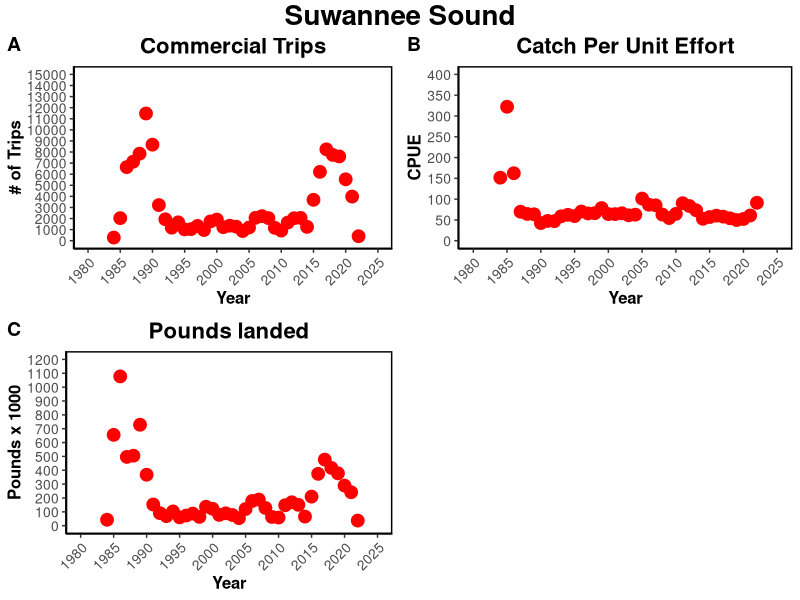
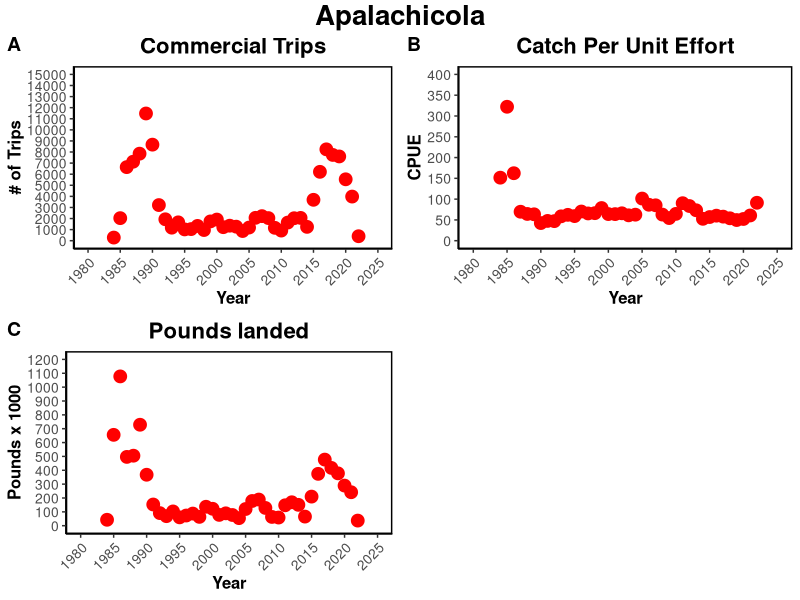
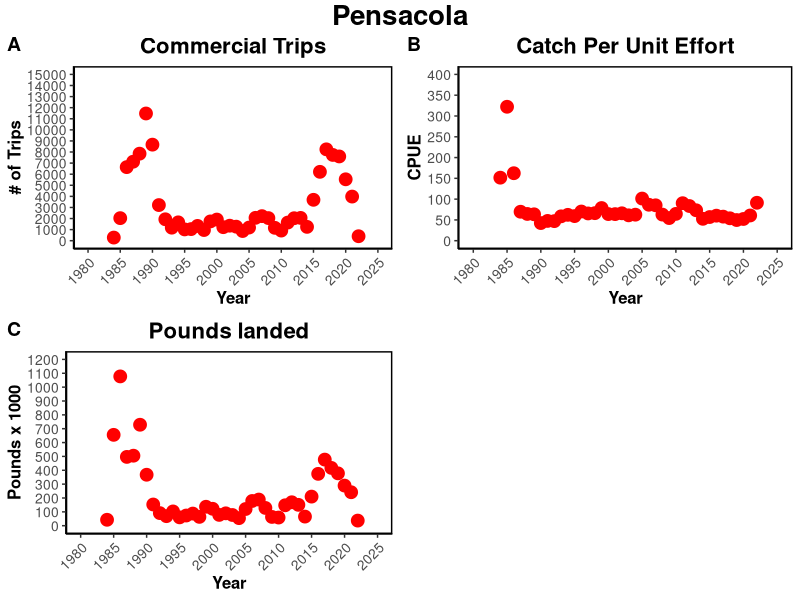
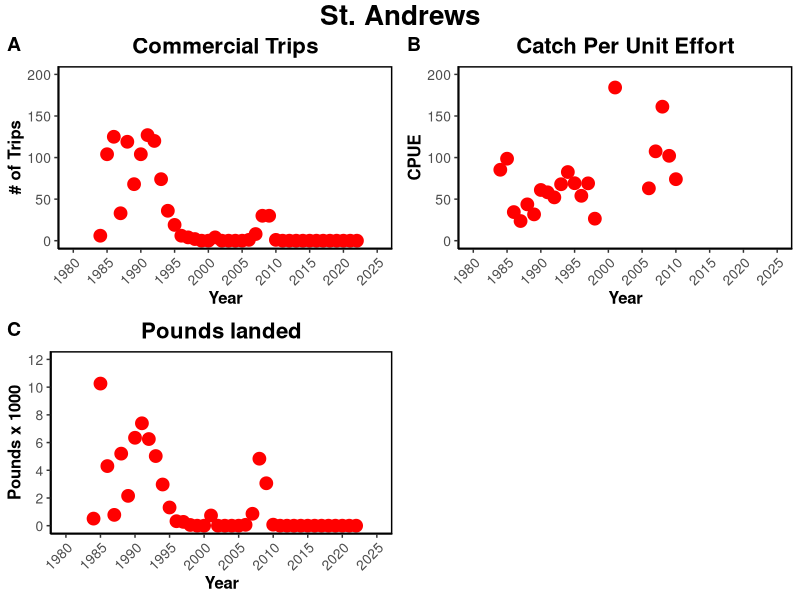

Reproduce these figures in R, in order.
### Conversions for oyster landings data ###
# Goal - to get the volume of shell removed each year based off of the landings data
# to do this we must somehow convert the meat weight provided in the landings data to the volume of shell
# we can do this by
# meat weight --> # of bushels --> # of oysters --> meat weight per oyster --> pounds to grams --> dry weight --> height --> volume per oyster --> total volume

## Harvest Areas of interest and the counties used to represent them ##
#Suwannee = Dixie and Levy
#Apalachicola = Gulf and Franklin
#Pensacola = Santa Rosa and Escambia
#Choctawhatchee/St. Andrew = Ocaloosa and Walton


setwd("~/Git/AB_DEP/Landings_threebay")

library(dplyr)
library(ggplot2)
library(ggpubr)

## reading in the landings data and cleaning it up to include only the counties we are interested in ##

post_1984 <- read.csv("oyster_landings_by_county_84to22.csv", header = TRUE)

#post_1984 <- select(post_1984, Year, County_Landed, Pounds)

#Suwannee
Dixie <- filter(post_1984, County_Landed == "DIXIE")
Levy <- filter(post_1984, County_Landed == "LEVY")
Dixie <- select(Dixie, Year, Pounds, Trips, Average_Price, Estimated_Value)
Levy <- select(Levy, Year, Pounds, Trips, Average_Price, Estimated_Value)
colnames(Dixie) <- c("Year", "D.pounds","D.trips","D.avg_price","D.est.val") 
colnames(Levy) <- c("Year", "L.pounds","L.trips","L.avg_price","L.est.val") 
suw_counties <- full_join(Dixie, Levy, by = "Year")  # join the two together into one data frame so all the years are listed for each county so we can add them together later
Dixie1<-data.frame(Year=suw_counties$Year,   # separate the counties out again into their own data frames so we can add them together
                   pounds=suw_counties$D.pounds, 
                   trips=suw_counties$D.trips, 
                   avg_price=suw_counties$D.avg_price, 
                   est_val=suw_counties$D.est.val)
Levy1<-data.frame(Year=suw_counties$Year, 
                  pounds=suw_counties$L.pounds, 
                  trips=suw_counties$L.trips, 
                  avg_price=suw_counties$L.avg_price, 
                  est_val=suw_counties$L.est.val)
Levy1[is.na(Levy1)] <- 0 # replace NAs with 0 so we can add columns in the next step
Dixie1[is.na(Dixie1)] <- 0 # replace NAs with 0 so we can add columns in the next step
suw<-Dixie1+Levy1 # add Dixie and Levy data to consolidate into suwannee
suw$Year<-suw$Year/2 # fix the year

#Apalachicola
Gulf <- filter(post_1984, County_Landed == "GULF")
Franklin <- filter(post_1984, County_Landed == "FRANKLIN")
Gulf <- select(Gulf, Year, Pounds, Trips, Average_Price, Estimated_Value)
Franklin <- select(Franklin, Year, Pounds, Trips, Average_Price, Estimated_Value)
colnames(Gulf) <- c("Year", "G.pounds","G.trips","G.avg_price","G.est.val") 
colnames(Franklin) <- c("Year", "F.pounds","F.trips","F.avg_price","F.est.val") 
apa_counties <- full_join(Gulf, Franklin, by = "Year")  # join the two together into one data frame so all the years are listed for each county so we can add them together later
Gulf1<-data.frame(Year=apa_counties$Year,   # separate the counties out again into their own data frames so we can add them together
                   pounds=apa_counties$G.pounds, 
                   trips=apa_counties$G.trips, 
                   avg_price=apa_counties$G.avg_price, 
                   est_val=apa_counties$G.est.val)
Franklin1<-data.frame(Year=apa_counties$Year, 
                  pounds=apa_counties$F.pounds, 
                  trips=apa_counties$F.trips, 
                  avg_price=apa_counties$F.avg_price, 
                  est_val=apa_counties$F.est.val)
Franklin1[is.na(Franklin1)] <- 0 # replace NAs with 0 so we can add columns in the next step
Gulf1[is.na(Gulf1)] <- 0 # replace NAs with 0 so we can add columns in the next step
apa<-Gulf1+Franklin1 # add Gulf and Franklin data to consolidate into apalachicola
apa$Year<-apa$Year/2 # fix the year

#Pensacola
Santa_Rosa <- filter(post_1984, County_Landed == "SANTA ROSA")
Escambia <- filter(post_1984, County_Landed == "ESCAMBIA")
Santa_Rosa <- select(Santa_Rosa, Year, Pounds, Trips, Average_Price, Estimated_Value)
Escambia <- select(Escambia, Year, Pounds, Trips, Average_Price, Estimated_Value)
colnames(Santa_Rosa) <- c("Year", "SR.pounds","SR.trips","SR.avg_price","SR.est.val") 
colnames(Escambia) <- c("Year", "E.pounds","E.trips","E.avg_price","E.est.val") 
pens_counties <- full_join(Santa_Rosa, Escambia, by = "Year")  # join the two together into one data frame so all the years are listed for each county so we can add them together later
Santa_Rosa1<-data.frame(Year=pens_counties$Year,   # separate the counties out again into their own data frames so we can add them together
                  pounds=pens_counties$SR.pounds, 
                  trips=pens_counties$SR.trips, 
                  avg_price=pens_counties$SR.avg_price, 
                  est_val=pens_counties$SR.est.val)
Escambia1<-data.frame(Year=pens_counties$Year, 
                      pounds=pens_counties$E.pounds, 
                      trips=pens_counties$E.trips, 
                      avg_price=pens_counties$E.avg_price, 
                      est_val=pens_counties$E.est.val)
Escambia1[is.na(Escambia1)] <- 0 # replace NAs with 0 so we can add columns in the next step
Santa_Rosa1[is.na(Santa_Rosa1)] <- 0 # replace NAs with 0 so we can add columns in the next step
pens<-Santa_Rosa1+Escambia1 # add Santa_Rosa and Escambia data to consolidate into pensacola
pens$Year<-pens$Year/2 # fix the year

#Choctawhatchee/St. Andrew
Okaloosa <- filter(post_1984, County_Landed == "OKALOOSA")
Walton <- filter(post_1984, County_Landed == "WALTON")
Okaloosa <- select(Okaloosa, Year, Pounds, Trips, Average_Price, Estimated_Value)
Walton <- select(Walton, Year, Pounds, Trips, Average_Price, Estimated_Value)
colnames(Okaloosa) <- c("Year", "O.pounds","O.trips","O.avg_price","O.est.val") 
colnames(Walton) <- c("Year", "W.pounds","W.trips","W.avg_price","W.est.val") 
choc_counties <- full_join(Okaloosa, Walton, by = "Year")  # join the two together into one data frame so all the years are listed for each county so we can add them together later
Okaloosa1<-data.frame(Year=choc_counties$Year,   # separate the counties out again into their own data frames so we can add them together
                  pounds=choc_counties$O.pounds, 
                  trips=choc_counties$O.trips, 
                  avg_price=choc_counties$O.avg_price, 
                  est_val=choc_counties$O.est.val)
Walton1<-data.frame(Year=choc_counties$Year, 
                      pounds=choc_counties$W.pounds, 
                      trips=choc_counties$W.trips, 
                      avg_price=choc_counties$W.avg_price, 
                      est_val=choc_counties$W.est.val)
Walton1[is.na(Walton1)] <- 0 # replace NAs with 0 so we can add columns in the next step
Okaloosa1[is.na(Okaloosa1)] <- 0 # replace NAs with 0 so we can add columns in the next step
choc<-Okaloosa1+Walton1 # add Okaloosa and Walton data to consolidate into choctawhatchee
choc$Year<-choc$Year/2 # fix the year



suw <- select(suw, Year, pounds, trips, avg_price, est_val)
apa <- select(apa, Year, pounds, trips, avg_price, est_val)
pens <- select(pens, Year, pounds, trips, avg_price, est_val)
choc <- select(choc, Year, pounds, trips, avg_price, est_val)


colnames(suw) <- c("Year", "suw.pounds","suw.trips","suw.avg_price","suw.est.val") 
colnames(apa) <- c("Year", "apa.pounds","apa.trips","apa.avg_price","apa.est.val") 
colnames(pens) <- c("Year", "pens.pounds","pens.trips","pens.avg_price","pens.est.val") 
colnames(choc) <- c("Year", "choc.pounds","choc.trips","choc.avg_price","choc.est.val") 


landings_84to22 <- full_join(suw, apa, by = "Year")
landings_84to22 <- full_join(landings_84to22, pens, by="Year")
landings_84to22 <- full_join(landings_84to22, choc, by="Year") # this is the cleaned landings data we will use

## Now we start the conversions

# converting the meat weight from the landings data to the number of bushels
landings_84to22$suw.bushels<-landings_84to22$suw.pounds/6.5625  #from FWC conversion factors
landings_84to22$apa.bushels<-landings_84to22$apa.pounds/6.5625
landings_84to22$pens.bushels<-landings_84to22$pens.pounds/6.5625
landings_84to22$choc.bushels<-landings_84to22$choc.pounds/6.5625

#converting the # of bushels to the # of oysters
landings_84to22$suw.count<-landings_84to22$suw.bushels*225  #from Berrigan paper
landings_84to22$apa.count<-landings_84to22$apa.bushels*225
landings_84to22$pens.count<-landings_84to22$pens.bushels*225
landings_84to22$choc.count<-landings_84to22$choc.bushels*225

#converting from # of oysters to meat weight per oyster
landings_84to22$suw.ind_wt<-landings_84to22$suw.pounds/landings_84to22$suw.count
landings_84to22$apa.ind_wt<-landings_84to22$apa.pounds/landings_84to22$apa.count
landings_84to22$pens.ind_wt<-landings_84to22$pens.pounds/landings_84to22$pens.count
landings_84to22$choc.ind_wt<-landings_84to22$choc.pounds/landings_84to22$choc.count

#convert from pounds to grams
landings_84to22$suw.grams<-landings_84to22$suw.ind_wt*453.592
landings_84to22$apa.grams<-landings_84to22$apa.ind_wt*453.592
landings_84to22$pens.grams<-landings_84to22$pens.ind_wt*453.592
landings_84to22$choc.grams<-landings_84to22$choc.ind_wt*453.592

#for later use
land<-landings_84to22


#### using the minimum harvest size height (75mm)

#converting from height to volume
land$logvol_suw_2<-75*0.034867+0.928140 #from Hajovsky et al
land$vol_suw_2<-exp(land$logvol_suw_2)
land$logvol_apa_2<-75*0.034867+0.928140
land$vol_apa_2<-exp(land$logvol_apa_2)
land$logvol_pens_2<-75*0.034867+0.928140
land$vol_pens_2<-exp(land$logvol_pens_2)
land$logvol_choc_2<-75*0.034867+0.928140
land$vol_choc_2<-exp(land$logvol_choc_2)

#convert from individual oyster volume to total volume per county per year
land$tot_vol_S_2<-land$vol_suw_2*land$suw.count
land$tot_vol_A_2<-land$vol_apa_2*land$apa.count
land$tot_vol_P_2<-land$vol_pens_2*land$pens.count
land$tot_vol_C_2<-land$vol_choc_2*land$choc.count

#convert from mL to meters cubed
land$Vol_S_m3_2<-land$tot_vol_S_2*0.000001
land$Vol_A_m3_2<-land$tot_vol_A_2*0.000001
land$Vol_P_m3_2<-land$tot_vol_P_2*0.000001
land$Vol_C_m3_2<-land$tot_vol_C_2*0.000001

#calculating the number of lone cabbages
LC<-16000/1.308 #yards to meters
land[is.na(land)] = 0
land$num_LC_suw<-land$Vol_S_m3_2/LC
land$num_LC_apa<-land$Vol_A_m3_2/LC
land$num_LC_pens<-land$Vol_P_m3_2/LC
land$num_LC_choc<-land$Vol_C_m3_2/LC

# Calculate CPUE, this is catch/trips
land$suw.CPUE<-land$suw.pounds/land$suw.trips
land$apa.CPUE<-land$apa.pounds/land$apa.trips
land$pens.CPUE<-land$pens.pounds/land$pens.trips
land$choc.CPUE<-land$choc.pounds/land$choc.trips


#plots

names(land)

d1 <- land %>% 
  dplyr::select(Year, suw.pounds,suw.trips,suw.avg_price,suw.CPUE,Vol_S_m3_2)

names(d1) <- c("Year", "suw.pounds","suw.trips","suw.price","suw.cpue","suw.removed" )
  
names(d1)


#### Plots for Suwannee Sound ####
#number of cubic meters removed from suwannee sound
s1<-ggplot(data = d1, aes(x = Year, y = suw.removed)) +
  geom_point(colour ="red", size=4) +
  theme_classic()+
  scale_x_continuous(limits=c(1980,2025),breaks=c(1980, 1985, 1990,
                                                  1995,2000, 2005, 2010,2015,2020, 2025)) +
  scale_y_continuous(limits=c(0,1400),breaks=c(0,200,400,600, 800, 1000, 1200, 1400))+
  theme(axis.text=element_text(size=10),
        axis.title=element_text(size=12),
        plot.title =element_text(size=16, hjust = 0.5),
        axis.text.x = element_text(angle = 45, hjust = 1),
        panel.border = element_rect(color = "black", size = 1, fill = NA, 
                                    linetype="solid")) +
  labs(title = "Shell Material Removed",
       y = "Cubic Meters Removed")


#number of trips in suwannee sound
s2<-ggplot(data = d1, aes(x = Year, y = suw.trips)) +
  
  geom_point(colour ="red", size=4) +
  theme_classic()+
  scale_x_continuous(limits=c(1980,2025),breaks=c(1980, 1985, 1990,
                                                  1995,2000, 2005, 2010,2015,2020, 2025)) +
  scale_y_continuous(limits=c(0,15000),breaks=c(seq(0,15000, by= 1000))) +
  theme(axis.text=element_text(size=10),axis.title=element_text(size=12,
                                                                face="bold"),
        plot.title =element_text(size=16, face='bold', hjust = 0.5),
        axis.text.x = element_text(angle = 45, hjust = 1),
        panel.border = element_rect(color = "black", size = 1, fill = NA, 
                                    linetype="solid")) +
  labs(title = "Commercial Trips",
       y = "# of Trips")

# CPUE for Suwannee Sound
s3<-ggplot(data=d1, aes(x=Year, y=suw.cpue))+
  geom_point(colour ="red", size=4) +
  theme_classic()+
  scale_x_continuous(limits=c(1980,2025),breaks=c(1980, 1985, 1990,1995,2000, 2005, 
                                                  2010,2015,2020,2025)) +
  scale_y_continuous(limits=c(0,400),breaks=c(0,50,100,150,200,250,300,350,400))+
  theme(axis.text=element_text(size=10),axis.title=element_text(size=12,
                                                                face="bold"),
        plot.title =element_text(size=16, face='bold', hjust = 0.5),
        axis.text.x = element_text(angle = 45, hjust = 1),
        panel.border = element_rect(color = "black", size = 1, fill = NA, 
                                    linetype="solid")) +
  labs(title = "Catch Per Unit Effort",
       y = "CPUE")

#landings in Suwannee sound
s4<-ggplot(data = d1, aes(x = Year, y = suw.pounds/1000)) +
    geom_point(colour ="red", size=4) +
    theme_classic()+
    scale_x_continuous(limits=c(1980,2025),breaks=c(1980,1985,1990, 1995, 2000, 2005, 
                                                    2010,2015,2020,2025)) +
    scale_y_continuous(limits=c(0,1200),breaks=c(0, 100, 200, 300, 400, 500, 600, 700, 
                                                   800, 900, 1000, 1100, 1200))+
    theme(axis.text=element_text(size=10),axis.title=element_text(size=12,
                                                                  face="bold"),
          plot.title =element_text(size=16, face='bold', hjust = 0.5),
          axis.text.x = element_text(angle = 45, hjust = 1),
          panel.border = element_rect(color = "black", size = 1, fill = NA, 
                                      linetype="solid")) +
    labs(title = "Pounds landed",
         y = "Pounds x 1000")

suw_fig<-ggarrange(s2,s3,s4, 
                    labels = c("A", "B", "C", "D"),
                    ncol = 2, nrow = 2)
annotate_figure(suw_fig,
                top = text_grob("Suwannee Sound", color = "black", face = "bold", size = 20))

#### Apalachicola ####
d2 <- land %>% 
  dplyr::select(Year, apa.pounds,apa.trips,apa.avg_price,apa.CPUE,Vol_A_m3_2)

names(d2) <- c("Year", "apa.pounds","apa.trips","apa.price","apa.cpue","apa.removed")

names(d2)

#### Plots for Apalachicola ####
#number of cubic meters removed from Apalachicola sound
a1<-ggplot(data = d2, aes(x = Year, y = apa.removed)) +
  geom_point(colour ="red", size=4) +
  theme_classic()+
  scale_x_continuous(limits=c(1980,2025),breaks=c(1980,1985,1990,1995,2000,2005,2010,2015,2020,2025))+
  scale_y_continuous(limits=c(0,1400),breaks=c(0,200,400,600,800,1000,1200,1400))+
  theme(axis.text=element_text(size=10),
        axis.title=element_text(size=12),
        plot.title =element_text(size=16, hjust = 0.5),
        axis.text.x = element_text(angle = 45, hjust = 1),
        panel.border = element_rect(color = "black", size = 1, fill = NA, 
                                    linetype="solid")) +
  labs(title = "Shell Material Removed",
       y = "Cubic Meters Removed")


#number of trips in apalachicola
a2<-ggplot(data = d2, aes(x = Year, y = apa.trips)) +
  
  geom_point(colour ="red", size=4) +
  theme_classic()+
  scale_x_continuous(limits=c(1980,2025),breaks=c(1980, 1985, 1990,
                                                  1995,2000, 2005, 2010,2015,2020, 2025)) +
  scale_y_continuous(limits=c(0,60000),breaks=c(0,10000,20000,30000,40000,50000)) +
  theme(axis.text=element_text(size=10),axis.title=element_text(size=12,
                                                                face="bold"),
        plot.title =element_text(size=16, face='bold', hjust = 0.5),
        axis.text.x = element_text(angle = 45, hjust = 1),
        panel.border = element_rect(color = "black", size = 1, fill = NA, 
                                    linetype="solid")) +
  labs(title = "Commercial Trips",
       y = "# of Trips")

# CPUE for Apalachicola
a3<-ggplot(data=d2, aes(x=Year, y=apa.cpue))+
  geom_point(colour ="red", size=4) +
  theme_classic()+
  scale_x_continuous(limits=c(1980,2025),breaks=c(1980, 1985, 1990,1995,2000, 2005, 
                                                  2010,2015,2020,2025)) +
  scale_y_continuous(limits=c(0,600),breaks=c(0,50,100,150,200,250,300,350,400))+
  theme(axis.text=element_text(size=10),axis.title=element_text(size=12,
                                                                face="bold"),
        plot.title =element_text(size=16, face='bold', hjust = 0.5),
        axis.text.x = element_text(angle = 45, hjust = 1),
        panel.border = element_rect(color = "black", size = 1, fill = NA, 
                                    linetype="solid")) +
  labs(title = "Catch Per Unit Effort",
       y = "CPUE")

#landings in Apalachicola
a4<-ggplot(data = d2, aes(x = Year, y = apa.pounds/1000)) +
  geom_point(colour ="red", size=4) +
  theme_classic()+
  scale_x_continuous(limits=c(1980,2025),breaks=c(1980,1985,1990, 1995, 2000, 2005, 
                                                  2010,2015,2020,2025)) +
  scale_y_continuous(limits=c(0,1200),breaks=c(0, 100, 200, 300, 400, 500, 600, 700, 
                                               800, 900, 1000, 1100, 1200))+
  theme(axis.text=element_text(size=10),axis.title=element_text(size=12,
                                                                face="bold"),
        plot.title =element_text(size=16, face='bold', hjust = 0.5),
        axis.text.x = element_text(angle = 45, hjust = 1),
        panel.border = element_rect(color = "black", size = 1, fill = NA, 
                                    linetype="solid")) +
  labs(title = "Pounds landed",
       y = "Pounds x 1000")

apa_fig<-ggarrange(s2,s3,s4, 
                   labels = c("A", "B", "C", "D"),
                   ncol = 2, nrow = 2)
annotate_figure(apa_fig,
                top = text_grob("Apalachicola", color = "black", face = "bold", size = 20))

#### Pensacola ####
#volume in meters cubed of shell material removed from Pensacola
d3 <- land %>% 
  dplyr::select(Year, pens.pounds,pens.trips,pens.avg_price,pens.CPUE,Vol_A_m3_2)

names(d3) <- c("Year", "pen.pounds","pen.trips","pen.price","pen.cpue","pen.removed")

#### Plots for pensacola ####
#number of cubic meters removed from pensacola sound
p1<-ggplot(data = d3, aes(x = Year, y = pen.removed)) +
  geom_point(colour ="red", size=4) +
  theme_classic()+
  scale_x_continuous(limits=c(1980,2025),breaks=c(1980,1985,1990,1995,2000,2005,2010,2015,2020,2025))+
  scale_y_continuous(limits=c(0,4000),breaks=c(0,500,1000,1500,2000,2500,3000,3500,4000))+
  theme(axis.text=element_text(size=10),
        axis.title=element_text(size=12),
        plot.title =element_text(size=16, hjust = 0.5),
        axis.text.x = element_text(angle = 45, hjust = 1),
        panel.border = element_rect(color = "black", size = 1, fill = NA, 
                                    linetype="solid")) +
  labs(title = "Shell Material Removed",
       y = "Cubic Meters Removed")

#number of trips in pensacola
p2<-ggplot(data = d3, aes(x = Year, y = pen.trips)) +
  
  geom_point(colour ="red", size=4) +
  theme_classic()+
  scale_x_continuous(limits=c(1980,2025),breaks=c(1980, 1985, 1990,
                                                  1995,2000, 2005, 2010,2015,2020, 2025)) +
  scale_y_continuous(limits=c(0,2000),breaks=c(0,250,500,750,1000,1250,1500,1750,2000)) +
  theme(axis.text=element_text(size=10),axis.title=element_text(size=12,
                                                                face="bold"),
        plot.title =element_text(size=16, face='bold', hjust = 0.5),
        axis.text.x = element_text(angle = 45, hjust = 1),
        panel.border = element_rect(color = "black", size = 1, fill = NA, 
                                    linetype="solid")) +
  labs(title = "Commercial Trips",
       y = "# of Trips")

# CPUE for pensacola
p3<-ggplot(data=d3, aes(x=Year, y=pen.cpue))+
  geom_point(colour ="red", size=4) +
  theme_classic()+
  scale_x_continuous(limits=c(1980,2025),breaks=c(1980, 1985, 1990,1995,2000, 2005, 
                                                  2010,2015,2020,2025)) +
  scale_y_continuous(limits=c(0,600),breaks=c(0,50,100,150,200,250,300,350,400, 450,500,550,600))+
  theme(axis.text=element_text(size=10),axis.title=element_text(size=12,
                                                                face="bold"),
        plot.title =element_text(size=16, face='bold', hjust = 0.5),
        axis.text.x = element_text(angle = 45, hjust = 1),
        panel.border = element_rect(color = "black", size = 1, fill = NA, 
                                    linetype="solid")) +
  labs(title = "Catch Per Unit Effort",
       y = "CPUE")

#landings in pensacola
p4<-ggplot(data = d3, aes(x = Year, y = pen.pounds/1000)) +
  geom_point(colour ="red", size=4) +
  theme_classic()+
  scale_x_continuous(limits=c(1980,2025),breaks=c(1980,1985,1990, 1995, 2000, 2005, 
                                                  2010,2015,2020,2025)) +
  scale_y_continuous(limits=c(0,1200),breaks=c(0, 100, 200, 300, 400, 500, 600, 700, 
                                               800, 900, 1000, 1100, 1200))+
  theme(axis.text=element_text(size=10),axis.title=element_text(size=12,
                                                                face="bold"),
        plot.title =element_text(size=16, face='bold', hjust = 0.5),
        axis.text.x = element_text(angle = 45, hjust = 1),
        panel.border = element_rect(color = "black", size = 1, fill = NA, 
                                    linetype="solid")) +
  labs(title = "Pounds landed",
       y = "Pounds x 1000")

pen_fig<-ggarrange(s2,s3,s4, 
                   labels = c("A", "B", "C", "D"),
                   ncol = 2, nrow = 2)
annotate_figure(pen_fig,
                top = text_grob("Pensacola", color = "black", face = "bold", size = 20))

#### Choctawhatchee ####
d4 <- land %>% 
  dplyr::select(Year, choc.pounds,choc.trips,choc.avg_price,choc.CPUE,Vol_A_m3_2)

names(d4) <- c("Year", "choc.pounds","choc.trips","choc.price","choc.cpue","choc.removed")

#### Plots for St. Andrews ####
#number of cubic meters removed from St. Andrews sound
s1<-ggplot(data = d4, aes(x = Year, y = choc.removed)) +
  geom_point(colour ="red", size=4) +
  theme_classic()+
  scale_x_continuous(limits=c(1980,2025),breaks=c(1980,1985,1990,1995,2000,2005,2010,2015,2020,2025))+
  scale_y_continuous(limits=c(0,4000),breaks=c(0,500,1000,1500,2000,2500,3000,3500,4000))+
  theme(axis.text=element_text(size=10),
        axis.title=element_text(size=12),
        plot.title =element_text(size=16, hjust = 0.5),
        axis.text.x = element_text(angle = 45, hjust = 1),
        panel.border = element_rect(color = "black", size = 1, fill = NA, 
                                    linetype="solid")) +
  labs(title = "Shell Material Removed",
       y = "Cubic Meters Removed")

#number of trips in St. Andrews
s2<-ggplot(data = d4, aes(x = Year, y = choc.trips)) +
  geom_point(colour ="red", size=4) +
  theme_classic()+
  scale_x_continuous(limits=c(1980,2025),breaks=c(1980, 1985, 1990,
                                                  1995,2000, 2005, 2010,2015,2020, 2025)) +
  scale_y_continuous(limits=c(0,200),breaks=c(0,50,100,150,200)) +
  theme(axis.text=element_text(size=10),axis.title=element_text(size=12,
                                                                face="bold"),
        plot.title =element_text(size=16, face='bold', hjust = 0.5),
        axis.text.x = element_text(angle = 45, hjust = 1),
        panel.border = element_rect(color = "black", size = 1, fill = NA, 
                                    linetype="solid")) +
  labs(title = "Commercial Trips",
       y = "# of Trips")

# CPUE for St. Andrews
s3<-ggplot(data=d4, aes(x=Year, y=choc.cpue))+
  geom_point(colour ="red", size=4) +
  theme_classic()+
  scale_x_continuous(limits=c(1980,2025),breaks=c(1980, 1985, 1990,1995,2000, 2005, 
                                                  2010,2015,2020,2025)) +
  scale_y_continuous(limits=c(0,200),breaks=c(0,50,100,150,200,250))+
  theme(axis.text=element_text(size=10),axis.title=element_text(size=12,
                                                                face="bold"),
        plot.title =element_text(size=16, face='bold', hjust = 0.5),
        axis.text.x = element_text(angle = 45, hjust = 1),
        panel.border = element_rect(color = "black", size = 1, fill = NA, 
                                    linetype="solid")) +
  labs(title = "Catch Per Unit Effort",
       y = "CPUE")

#landings in St. Andrews
s4<-ggplot(data = d4, aes(x = Year, y = choc.pounds/1000)) +
  geom_point(colour ="red", size=4) +
  theme_classic()+
  scale_x_continuous(limits=c(1980,2025),breaks=c(1980,1985,1990, 1995, 2000, 2005, 
                                                  2010,2015,2020,2025)) +
  scale_y_continuous(limits=c(0,12),breaks=c(0, 2, 4, 6, 8, 10, 12))+
                       theme(axis.text=element_text(size=10),axis.title=element_text(size=12,
                                                                                     face="bold"),
                             plot.title =element_text(size=16, face='bold', hjust = 0.5),
                             axis.text.x = element_text(angle = 45, hjust = 1),
                             panel.border = element_rect(color = "black", size = 1, fill = NA, 
                                                         linetype="solid")) +
                       labs(title = "Pounds landed",
                            y = "Pounds x 1000")
                     
                     choc_fig<-ggarrange(s2,s3,s4, 
                                         labels = c("A", "B", "C", "D"),
                                         ncol = 2, nrow = 2)
                     annotate_figure(choc_fig,
                                     top = text_grob("St. Andrews", color = "black", face = "bold", size = 20))
